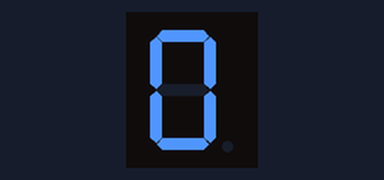
Bench run of a sketch on a simulated Arduino Uno, built with avr-gcc and run on an emulated ATmega328P. Shown: 1-digit seven-segment display. Wiring (inferred from the names in the program): 1-digit 7-segment display, segments lit when HIGH: segments pin 4, pin 5, pin 6, pin 7, pin 8, pin 9, pin 10. The segment pins are drawn as the display they are named for.

Above: at 0.1 s.
At 1.1 s:
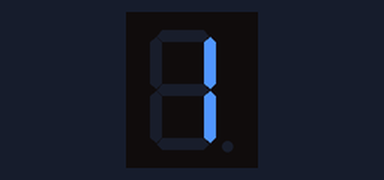
At 2.1 s:
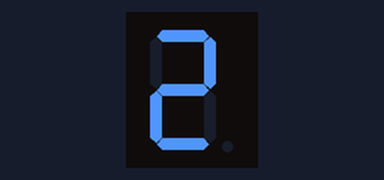
At 4.1 s:
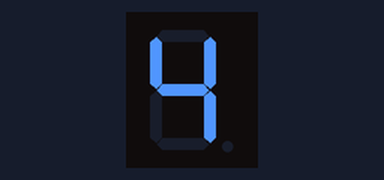
At 6.1 s:
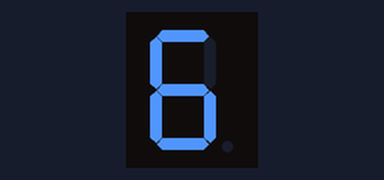
At 9.1 s:
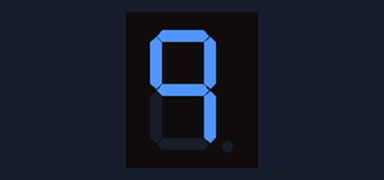

Measured:
- by itself, everything shown: repeats every 10.0 s, in 10 steps
- what the display in image 1 shows lasts 1.0 s, from 1.0 s to 2.0 s

The sketch:

V5.ino
```cpp
/*The goal of this program is to count from 0 to 9 using switch case and functions

Switch case, functions, for loop, 7 segment, arrays */

int d=1000; //variable to control the time displaying each digit


//arrays that contains the state of the segments that need to be
//...on or off in order to display the digit
int zero[]={1,1,1,1,1,1,0};
int one[]={0,1,1,0,0,0,0};
int two[]={1,1,0,1,1,0,1};
int three[]={1,1,1,1,0,0,1};
int four[]={0,1,1,0,0,1,1};
int five[]={1,0,1,1,0,1,1};
int six[]={1,0,1,1,1,1,1};
int seven[]={1,1,1,0,0,0,0};
int eight[]={1,1,1,1,1,1,1};
int nine[]={1,1,1,0,0,1,1};

int pins[]={4,5,6,7,8,9,10}; //Array that contains the pins used
int var; //variable needed to update the switch case

void setup() {
  // for loop that defines all the pins in the array "pins" as outputs
  for(int i=4;i<11;i++){
  pinMode(i,OUTPUT);
  }


}

//functions to digitalWrite on and off the pins needed for each digit
void Zero(){
  //0
for (int a=0;a<8;a++){
  digitalWrite(pins[a],zero[a]);
  /*the pin number 0 of the array has the value of the value number 0 of the array 0
    then they change to the number 1 in both arrays
    it keeps increasing until reaching 7*/
}

}

void One(){ //function to display 1
//1
for (int a=0;a<8;a++){
  digitalWrite(pins[a],one[a]);
}

}

void Two(){ //function to display 2
//2
for (int a=0;a<8;a++){
  digitalWrite(pins[a],two[a]);
}

}

void Three(){ //function to display 3
//3
for (int a=0;a<8;a++){
  digitalWrite(pins[a],three[a]);
}

}

void Four(){ //function to display 4
//4
for (int a=0;a<8;a++){
  digitalWrite(pins[a],four[a]);
}

}

void Five(){ //function to display 5
//5
for (int a=0;a<8;a++){
  digitalWrite(pins[a],five[a]);
}

}

void Six(){  //function to display 6
//6
for (int a=0;a<8;a++){
  digitalWrite(pins[a],six[a]);
}

}

void Seven(){ //function to display 7
//7
for (int a=0;a<8;a++){
  digitalWrite(pins[a],seven[a]);
}

}

void Eight(){ //function to display 8
//8
for (int a=0;a<8;a++){
  digitalWrite(pins[a],eight[a]);
}

}

void Nine(){  //function to display 9
//9
for (int a=0;a<8;a++){
  digitalWrite(pins[a],nine[a]);
}
}


void loop() {


for(var=0;var<10;var++){  // for loop which will cover every case from 0 to 9

switch(var){ //the switch case works in accordance with the value of "var"
  case 0:
    Zero();  //each case calls the funcionn that should be displayed

    break; //after displaying the digit the functions breaks
    case 1: //each case displays its respective value
      One();

      break;
    case 2: //case for 2
      Two();

      break;
    case 3: //case for 3
      Three();

      break;
    case 4: //case to display 4
      Four();

      break;
    case 5: //case to display 5
      Five();

      break;
    case 6: //case to display 6
      Six();

      break;
    case 7: //case to display 7
      Seven();

      break;
    case 8: //case to display 8
      Eight();

      break;
    case 9: //case to display 9
      Nine();

      break;
    default:
      break;
}
delay(d); //there's a delay of 1 second between each digit
}

}
```
